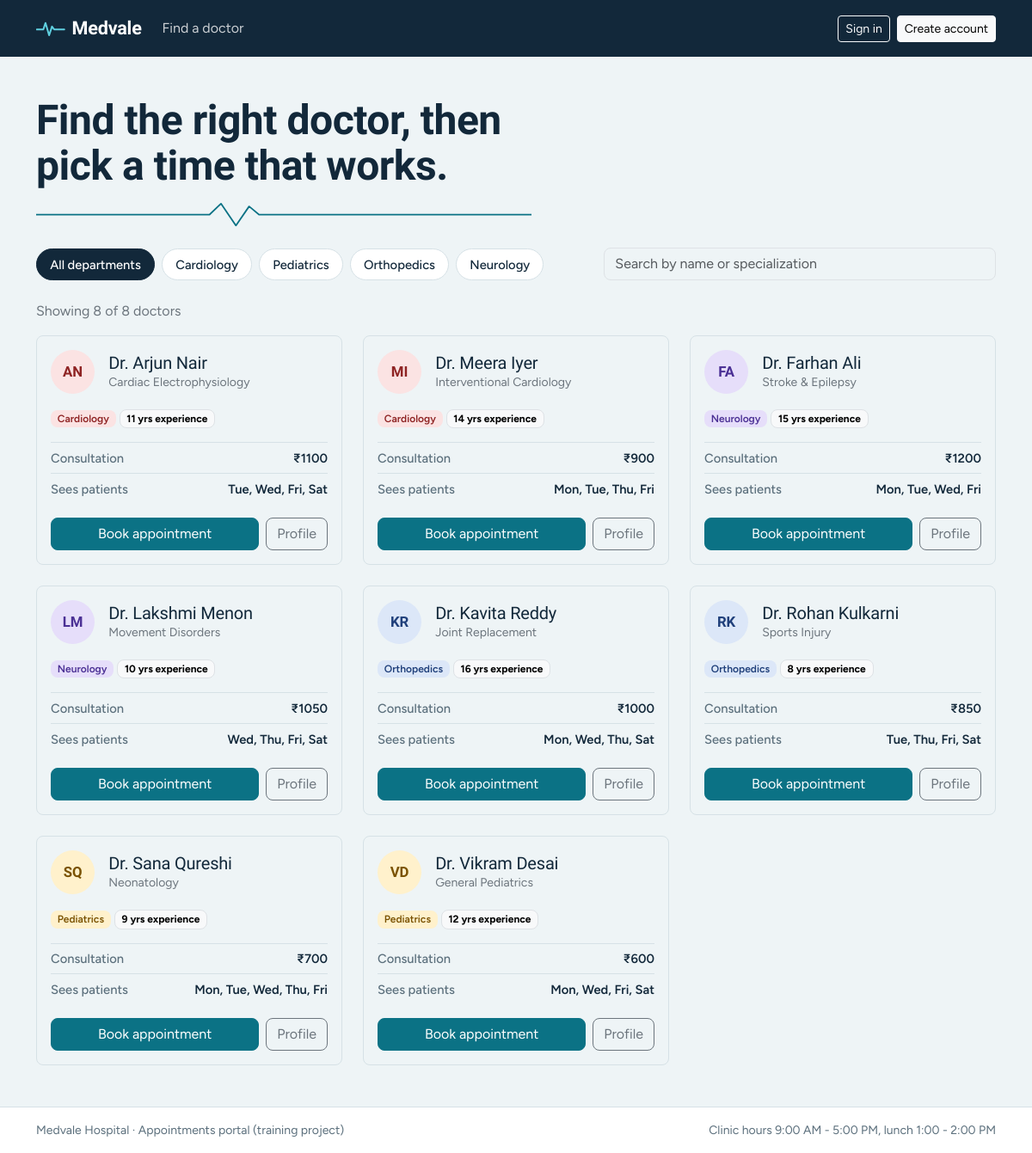
The page / on the database its author committed.
### appointments/models.py (models this page shows, shortened)
class Doctor(models.Model):
    name = models.CharField(max_length=120)
    department = models.CharField(max_length=20, choices=DEPARTMENTS)
    specialization = models.CharField(max_length=120)
    consultation_fee = models.DecimalField(
        max_digits=8, decimal_places=2, validators=[MinValueValidator(0)]
    )
    available_days = models.CharField(max_length=40, default="MON,TUE,WED,THU,FRI")
    experience_years = models.PositiveSmallIntegerField(default=5)
    bio = models.TextField(blank=True)
    is_active = models.BooleanField(default=True)
    class Meta:
        ordering = ["department", "name"]
    @property
    def available_days_list(self):
        return [code for code in self.available_days.split(",") if code]
    @property
    def available_days_display(self):
        names = dict(WEEKDAYS)
        return ", ".join(names[c][:3] for c in self.available_days_list if c in names)
    @property
    def initials(self):
        parts = [p for p in self.name.replace("Dr.", "").split() if p]
        return "".join(p[0] for p in parts[:2]).upper()

### appointments/views.py (the view)
# urls.py: path("", views.doctor_list, name="doctor_list"),
def doctor_list(request):
    doctors = Doctor.objects.filter(is_active=True).order_by("department", "name")
    selected = request.GET.get("dept", "ALL").upper()
    if selected not in dict(DEPARTMENTS):
        selected = "ALL"
    return render(
        request,
        "appointments/doctor_list.html",
        {"doctors": doctors, "departments": DEPARTMENTS, "selected_dept": selected},
    )

### appointments/templates/appointments/doctor_list.html (shortened to what this page needs)
{% extends "appointments/base.html" %}
{% load static %}
{% block content %}
<section class="directory-head">
  <h1>Find the right doctor, then pick a time that works.</h1>
  <svg class="pulse-line" viewBox="0 0 600 40" preserveAspectRatio="none" aria-hidden="true">
    <path d="M0 22h210l14-16 18 32 16-28 12 12h330" fill="none" stroke="currentColor" stroke-width="2" stroke-linecap="round" stroke-linejoin="round"/>
  </svg>
  <div class="row g-3 align-items-end mt-2">
    <div class="col-lg-7">
      <div class="chip-row" role="group" aria-label="Filter doctors by department" id="deptChips">
        <button type="button" class="chip {% if selected_dept == 'ALL' %}active{% endif %}" data-filter="ALL">All departments</button>
        {% for code, label in departments %}
          <button type="button" class="chip {% if selected_dept == code %}active{% endif %}" data-filter="{{ code }}">{{ label }}</button>
        {% endfor %}
      </div>
    </div>
    <div class="col-lg-5">
      <input type="search" id="doctorSearch" class="form-control" placeholder="Search by name or specialization">
    </div>
  </div>
</section>
<p class="text-secondary mt-4 mb-3" id="doctorCount" aria-live="polite"></p>
<div class="row g-4" id="doctorGrid" data-initial-dept="{{ selected_dept }}">
  {% for doctor in doctors %}
    <div class="col-md-6 col-xl-4 doctor-item"
         data-department="{{ doctor.department }}"
         data-search="{{ doctor.name|lower }} {{ doctor.specialization|lower }}">
      <article class="card doctor-card h-100">
        <div class="card-body d-flex flex-column">
          <div class="d-flex gap-3 align-items-center mb-3">
            <div class="avatar dept-{{ doctor.department|lower }}" aria-hidden="true">{{ doctor.initials }}</div>
            <div>
              <h2 class="h5 mb-0">{{ doctor.name }}</h2>
              <div class="text-secondary small">{{ doctor.specialization }}</div>
            </div>
          </div>
          <div class="mb-3">
            <span class="badge dept-badge dept-{{ doctor.department|lower }}">{{ doctor.get_department_display }}</span>
            <span class="badge text-bg-light border">{{ doctor.experience_years }} yrs experience</span>
          </div>
          <dl class="doctor-facts">
            <div><dt>Consultation</dt><dd>&#8377;{{ doctor.consultation_fee|floatformat:0 }}</dd></div>
            <div><dt>Sees patients</dt><dd>{{ doctor.available_days_display }}</dd></div>
          </dl>
          <div class="mt-auto d-flex gap-2 pt-3">
            <a class="btn btn-primary flex-fill" href="{% url 'book' %}?doctor={{ doctor.pk }}">Book appointment</a>
            <button type="button" class="btn btn-outline-secondary"
                    data-bs-toggle="modal" data-bs-target="#doctorModal"
                    data-name="{{ doctor.name }}"
                    data-spec="{{ doctor.specialization }}"
                    data-dept="{{ doctor.get_department_display }}"
                    data-fee="{{ doctor.consultation_fee|floatformat:0 }}"
                    data-days="{{ doctor.available_days_display }}"
                    data-years="{{ doctor.experience_years }}"
                    data-bio="{{ doctor.bio }}"
                    data-book="{% url 'book' %}?doctor={{ doctor.pk }}">Profile</button>
          </div>
        </div>
      </article>
    </div>
  {% empty %}
    <div class="col-12">
      <div class="alert alert-info mb-0">No doctors are listed yet. Add some in the <a href="{% url 'admin:index' %}">admin site</a> or run <code>python manage.py seed_demo</code>.</div>
    </div>
  {% endfor %}
</div>
{% endblock %}

### appointments/templates/appointments/base.html (shortened to what this page needs)
{% load static %}<!DOCTYPE html>
<html lang="en">
<head>
  <link href="https://cdn.jsdelivr.net/npm/bootstrap@5.3.3/dist/css/bootstrap.min.css" rel="stylesheet">
  <link href="{% static 'css/portal.css' %}" rel="stylesheet">
</head>
<body>
  <nav class="navbar navbar-expand-lg portal-nav">
    <div class="container">
      <a class="navbar-brand" href="{% url 'doctor_list' %}">
        <svg class="brand-mark" viewBox="0 0 40 24" aria-hidden="true"><path d="M1 13h9l3-9 5 17 4-12 3 4h14" fill="none" stroke="currentColor" stroke-width="2.4" stroke-linecap="round" stroke-linejoin="round"/></svg>
        Medvale
      </a>
      <div class="collapse navbar-collapse" id="mainNav">
        <ul class="navbar-nav me-auto">
          <li class="nav-item"><a class="nav-link" href="{% url 'doctor_list' %}">Find a doctor</a></li>
        </ul>
        <div class="d-flex align-items-center gap-2">
          {% if user.is_authenticated %}
            <span class="nav-user">{{ user.get_full_name|default:user.username }}</span>
            <form method="post" action="{% url 'logout' %}">
              {% csrf_token %}
              <button type="submit" class="btn btn-sm btn-outline-light">Sign out</button>
            </form>
          {% else %}
            <a class="btn btn-sm btn-outline-light" href="{% url 'login' %}">Sign in</a>
            <a class="btn btn-sm btn-light" href="{% url 'register' %}">Create account</a>
          {% endif %}
        </div>
      </div>
    </div>
  </nav>
  <main class="container py-4 py-lg-5">
    {% block content %}{% endblock %}
  </main>
  <footer class="portal-footer">
    <div class="container d-flex flex-wrap justify-content-between gap-2">
      <span>Medvale Hospital &middot; Appointments portal (training project)</span>
      <span>Clinic hours 9:00 AM - 5:00 PM, lunch 1:00 - 2:00 PM</span>
    </div>
  </footer>
</body>
</html>

### appointments/static/css/portal.css (style rules this page uses)
:root { --ink: #12283a; --sea: #0b7285; --sea-dark: #095c6b; --mist: #eef4f6; --paper: #ffffff; --line: #d6e1e6; --muted: #5b6f7c; --pending-bg: #fff1cc; --pending-fg: #7a5200; --confirmed-bg: #d6f1e3; --confirmed-fg: #0e6b3f; --completed-bg: #dce7f8; --completed-fg: #1f3f7a; --cancelled-bg: #fadcdc; --cancelled-fg: #8e2323; --bs-primary: var(--sea); --bs-primary-rgb: 11, 114, 133; --bs-body-font-family: "Figtree", system-ui, -apple-system, "Segoe UI", Roboto, sans-serif; --bs-body-color: var(--ink); --bs-body-bg: var(--mist); --bs-border-radius: .5rem; --bs-link-color: var(--sea-dark); }
body { min-height: 100vh; display: flex; flex-direction: column; }
main { flex: 1 0 auto; }
h1, h2, h3, .navbar-brand, .stat-num { font-family: "Bricolage Grotesque", "Figtree", system-ui, sans-serif; letter-spacing: -0.01em; }
.btn-primary { --bs-btn-bg: var(--sea); --bs-btn-border-color: var(--sea); --bs-btn-hover-bg: var(--sea-dark); --bs-btn-hover-border-color: var(--sea-dark); --bs-btn-active-bg: var(--sea-dark); --bs-btn-active-border-color: var(--sea-dark); --bs-btn-disabled-bg: var(--sea); --bs-btn-disabled-border-color: var(--sea); }
.portal-nav { background: var(--ink); padding-block: .75rem; }
.portal-nav .navbar-brand { color: #fff; font-weight: 700; font-size: 1.35rem; display: inline-flex; align-items: center; gap: .5rem; }
.portal-nav .nav-link { color: rgba(255, 255, 255, .78); }
.brand-mark { width: 2.1rem; height: 1.3rem; color: #5fd0e0; }
.portal-footer { background: var(--paper); border-top: 1px solid var(--line); color: var(--muted); font-size: .875rem; padding-block: 1rem; }
.directory-head h1 { font-size: clamp(1.9rem, 4.2vw, 3rem); font-weight: 700; max-width: 22ch; line-height: 1.1; margin-bottom: .75rem; }
.pulse-line { display: block; width: min(100%, 36rem); height: 2rem; color: var(--sea); }
.chip-row { display: flex; flex-wrap: wrap; gap: .5rem; }
.chip { border: 1px solid var(--line); background: var(--paper); color: var(--ink); border-radius: 999px; padding: .4rem .95rem; font-weight: 500; font-size: .92rem; transition: background-color .15s, color .15s, border-color .15s; }
.chip.active { background: var(--ink); border-color: var(--ink); color: #fff; }
.doctor-card, .appt-card, .form-card, .stat, .card { border: 1px solid var(--line); box-shadow: none; }
.doctor-card { transition: border-color .15s, transform .15s; }
.avatar { width: 3.2rem; height: 3.2rem; border-radius: 50%; display: grid; place-items: center; font-family: "Bricolage Grotesque", sans-serif; font-weight: 700; font-size: 1.05rem; flex: 0 0 auto; }
.dept-cardiology { background: #fbe3e3; color: #8e2323; }
.dept-pediatrics { background: #fff1cc; color: #7a5200; }
.dept-orthopedics { background: #dce7f8; color: #1f3f7a; }
.dept-neurology { background: #e6defa; color: #4a2f94; }
.dept-badge { font-weight: 600; }
.doctor-facts { margin: 0; }
.doctor-facts > div { display: flex; justify-content: space-between; gap: 1rem; padding: .4rem 0; border-top: 1px solid var(--line); font-size: .92rem; }
.doctor-facts dt { color: var(--muted); font-weight: 500; }
.doctor-facts dd { margin: 0; font-weight: 600; text-align: right; }

### rows shown on the page
Doctor: initials "AN", name "Dr. Arjun Nair", specialization "Cardiac Electrophysiology", department "Cardiology", experience_years "11", consultation_fee "1100", available_days_display "Tue, Wed, Fri, Sat"
Doctor: initials "MI", name "Dr. Meera Iyer", specialization "Interventional Cardiology", department "Cardiology", experience_years "14", consultation_fee "900", available_days_display "Mon, Tue, Thu, Fri"
Doctor: initials "FA", name "Dr. Farhan Ali", specialization "Stroke & Epilepsy", department "Neurology", experience_years "15", consultation_fee "1200", available_days_display "Mon, Tue, Wed, Fri"
Doctor: initials "LM", name "Dr. Lakshmi Menon", specialization "Movement Disorders", department "Neurology", experience_years "10", consultation_fee "1050", available_days_display "Wed, Thu, Fri, Sat"
Doctor: initials "KR", name "Dr. Kavita Reddy", specialization "Joint Replacement", department "Orthopedics", experience_years "16", consultation_fee "1000", available_days_display "Mon, Wed, Thu, Sat"
Doctor: initials "RK", name "Dr. Rohan Kulkarni", specialization "Sports Injury", department "Orthopedics", experience_years "8", consultation_fee "850", available_days_display "Tue, Thu, Fri, Sat"
Doctor: initials "SQ", name "Dr. Sana Qureshi", specialization "Neonatology", department "Pediatrics", experience_years "9", consultation_fee "700", available_days_display "Mon, Tue, Wed, Thu, Fri"
Doctor: initials "VD", name "Dr. Vikram Desai", specialization "General Pediatrics", department "Pediatrics", experience_years "12", consultation_fee "600", available_days_display "Mon, Wed, Fri, Sat"

### other values the page prints
{{ label }} "Cardiology" "Pediatrics" "Orthopedics" "Neurology"
